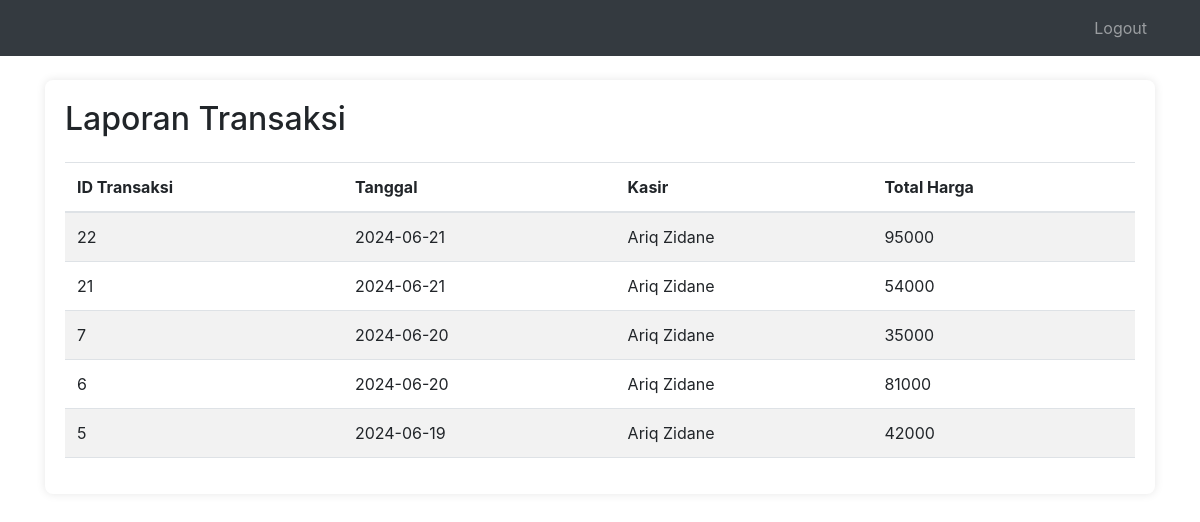
The app's page /laporan.php with its own data.
### tables this page shows
CREATE TABLE `tb_transaksi` (
  `id_transaksi` int(11) NOT NULL,
  `id_user` int(11) NOT NULL,
  `tanggal` date NOT NULL,
  `total_harga` int(11) NOT NULL,
  `kasir` varchar(255) NOT NULL
);

CREATE TABLE `tb_user` (
  `id_user` int(25) NOT NULL,
  `id_role` int(11) NOT NULL,
  `nama` varchar(255) NOT NULL,
  `username` varchar(255) NOT NULL,
  `password` varchar(255) NOT NULL
);

### laporan.php (the view, shortened to what this page needs)
<?php
include('koneksi.php');
$sql = "SELECT t.id_transaksi, t.tanggal, u.nama AS kasir, t.total_harga
        FROM tb_transaksi t
        JOIN tb_user u ON t.id_user = u.id_user
        ORDER BY t.id_transaksi DESC";
$result = $konek->query($sql);
?>
<!DOCTYPE html>
<html lang="en">
<head>
    <link href="https://cdn.jsdelivr.net/npm/bootstrap@5.3.0-alpha1/dist/css/bootstrap.min.css" rel="stylesheet">
</head>
<body>
    <?php include "navbar.php"; ?>
    <div class="container mt-4">
        <div class="table-container">
            <h2 class="mb-4">Laporan Transaksi</h2>
            <table class="table table-striped table-hover">
                <thead>
                    <tr>
                        <th>ID Transaksi</th>
                        <th>Tanggal</th>
                        <th>Kasir</th>
                        <th>Total Harga</th>
                    </tr>
                </thead>
                <tbody>
                    <?php while($row = $result->fetch_assoc()): ?>
                        <tr>
                            <td><?php echo $row['id_transaksi']; ?></td>
                            <td><?php echo $row['tanggal']; ?></td>
                            <td><?php echo $row['kasir']; ?></td>
                            <td><?php echo $row['total_harga']; ?></td>
                        </tr>
                    <?php endwhile; ?>
                </tbody>
            </table>
        </div>
    </div>
</body>
</html>

### navbar.php (shortened to what this page needs)
<!DOCTYPE html>
<html lang="en">
<head>
  <link rel="stylesheet" href="https://stackpath.bootstrapcdn.com/bootstrap/4.5.2/css/bootstrap.min.css">
</head>
<body>
  <nav class="navbar navbar-expand-lg navbar-dark bg-dark">
    <div class="container">
      <div class="collapse navbar-collapse" id="navbarSupportedContent">
        <ul class="navbar-nav">
          <li class="nav-item">
            <a class="nav-link" href="logout.php">Logout</a>
          </li>
        </ul>
      </div>
    </div>
  </nav>
</body>
</html>

### laporan.php (style rules this page uses)
body { background-color: #f8f9fa; }
.table-container { background-color: #fff; padding: 20px; border-radius: 8px; box-shadow: 0 0 10px rgba(0, 0, 0, 0.1); }
table { margin-top: 20px; }
th { background-color: #007bff; }

### records on screen
tb_transaksi: id_transaksi "22", tanggal "2024-06-21", id_user.nama "Ariq Zidane", total_harga "95000"
tb_transaksi: id_transaksi "21", tanggal "2024-06-21", id_user.nama "Ariq Zidane", total_harga "54000"
tb_transaksi: id_transaksi "7", tanggal "2024-06-20", id_user.nama "Ariq Zidane", total_harga "35000"
tb_transaksi: id_transaksi "6", tanggal "2024-06-20", id_user.nama "Ariq Zidane", total_harga "81000"
tb_transaksi: id_transaksi "5", tanggal "2024-06-19", id_user.nama "Ariq Zidane", total_harga "42000"
